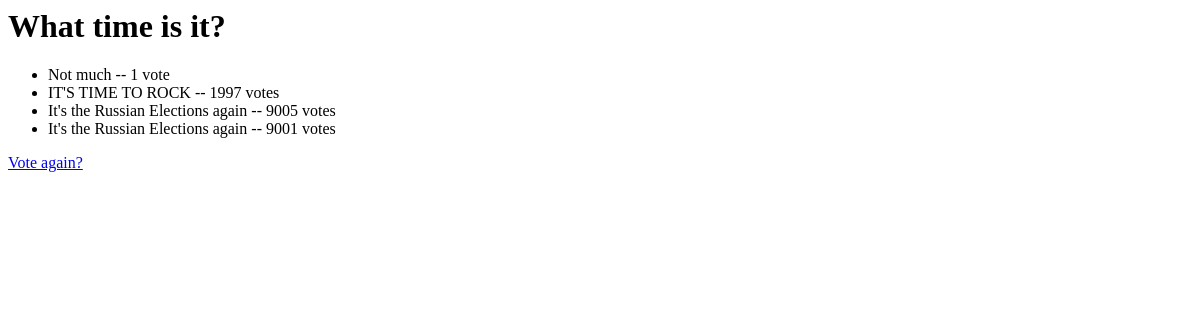
/polls/1/results/, run on an earlier commit of the app's database.
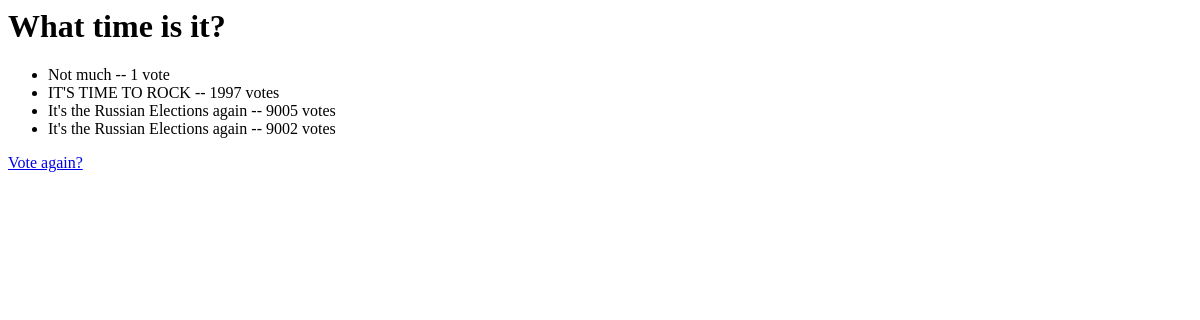
And on a later commit of the database.
### polls/models.py (models this page shows, shortened)
class Choice(models.Model):
	question = models.ForeignKey(Question, on_delete=models.CASCADE)
	choice_text = models.CharField(max_length=200)
	votes = models.IntegerField(default=0)

### polls/views.py (the view)
# urls.py: url(r'^(?P<pk>[0-9]+)/results/$',  views.ResultsView.as_view(), name = 'results'),
class ResultsView(generic.DetailView):
	model = Question
	template_name = 'polls/results.html'

### polls/templates/polls/results.html
<h1>{{question.q_text}}</h1>
<ul>
{% for choice in question.choice_set.all %}
    <li>{{ choice.choice_text }} -- {{ choice.votes }} vote{{ choice.votes|pluralize }}</li>
{% endfor %}
</ul>
<a href="{% url 'polls:detail' question.id %}">Vote again?</a>

What changed in the data, as far as the page shows it:
changed Choice (number 4 of 4 on the later page): votes "9001" → "9002"
